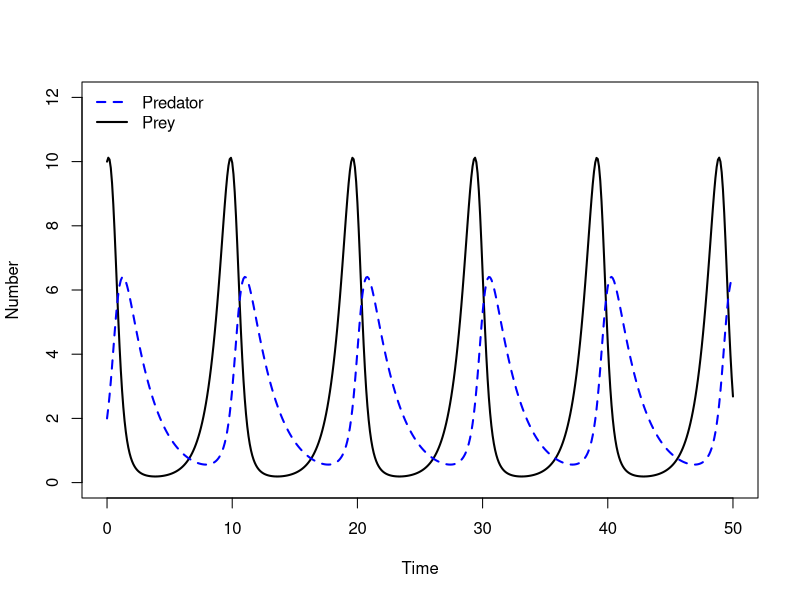
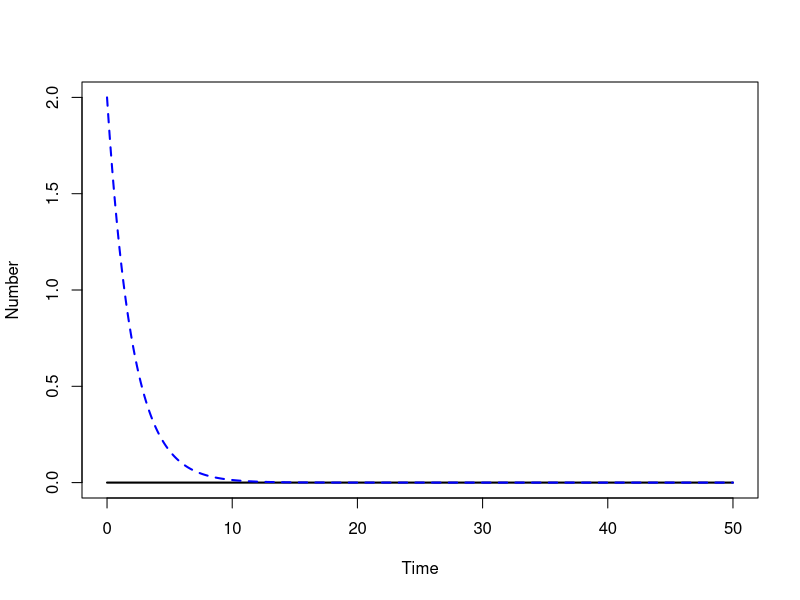
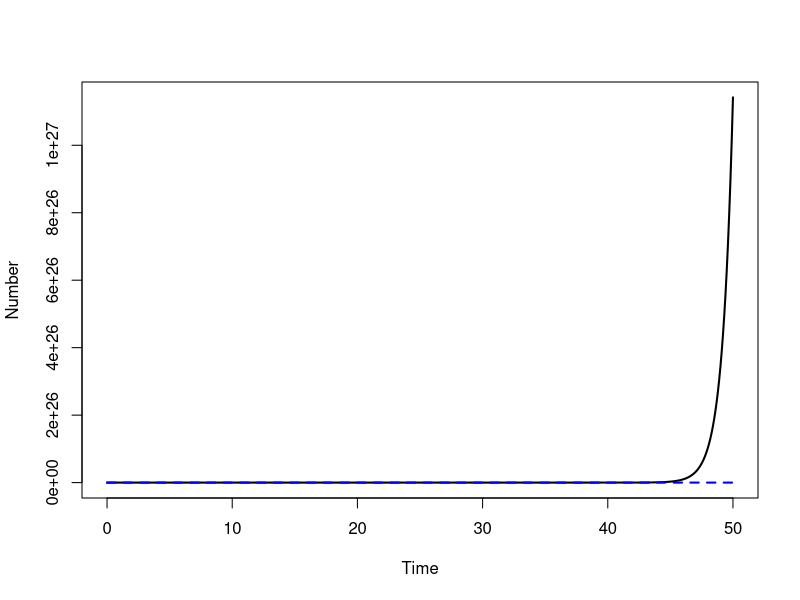

These charts were generated, in order, by the following R code:
## ---- chunk 1
library(deSolve)
knitr::opts_chunk$set(echo = TRUE, comment = NA, dev = "png",
                      fig.width = 5, fig.height = 5)
## ---- chunk 2
predator_prey <- function(time, state_var, pars) {
  # Extract state variables
  X <- state_var["X"]
  Y <- state_var["Y"]
  # Extract model parameters
  alpha <- pars["alpha"]
  beta <- pars["beta"]
  delta <- pars["delta"]
  gamma <- pars["gamma"]
  # The differential equations
  dX <- alpha * X - beta * X * Y
  dY <- delta * X * Y - gamma * Y
  # Return the equations as a list
  sol <- list(c(dX, dY))
  return(sol)
}
## ---- chunk 3
state_var <- c(X = 10, Y = 2)
## ---- chunk 4
pars <- c(alpha = 1.2, beta = 0.5, delta = 0.2, gamma = 0.5)

times <- seq(from = 0, to = 50, by = 0.1)

solution <- ode(y = state_var, times = times, func = predator_prey,
                parms = pars, method = rk4)
head(solution)
## ---- chunk 5
solution <- as.data.frame(solution)

plot(solution$time, solution$X, type = "l", lwd = 2,
     ylim = c(0, 12),
     xlab = "Time", ylab = "Number")
lines(solution$time, solution$Y, col = "blue", lty = 2, lwd = 2)
legend("topleft", c("Predator", "Prey"), col = c("blue", "black"),
       lty = c(2, 1), lwd = 2, bty = "n")
## ---- chunk 6
state_var <- c(X = 0, Y = 2)

solution <- as.data.frame(ode(y = state_var, times = times,
                              func = predator_prey,
                              parms = pars, method = rk4))
plot(solution$time, solution$X, type = "l", lwd = 2,
     ylim = c(0, max(solution[, c("X", "Y")])),
     xlab = "Time", ylab = "Number")
lines(solution$time, solution$Y, col = "blue", lty = 2, lwd = 2)

## ---- chunk 7
state_var <- c(X = 10, Y = 0)

solution <- as.data.frame(ode(y = state_var, times = times,
                              func = predator_prey,
                              parms = pars, method = rk4))

plot(solution$time, solution$X, type = "l", lwd = 2,
     ylim = c(0, max(solution[, c("X", "Y")])),
     xlab = "Time", ylab = "Number")
lines(solution$time, solution$Y, col = "blue", lty = 2, lwd = 2)
